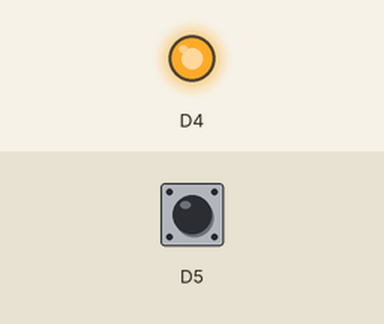
A program run on a simulated ESP8266 (Wemos D1 mini). Shown: output pins drawn as LEDs (lit = HIGH). The inputs (shaded band) are chosen by the test bench; at power-on: D5 HIGH.

Above: at 0.1 s.
Timing chart, 0 to 1.6 s (numbered marks = the images above):
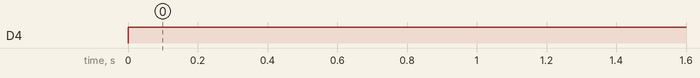

Measured:
- by itself, D4: LOW → HIGH at 0.00 s

The program:

main.cpp
```cpp
//I Sechan Bae, 000803348 certify that this material is my original work. No other person's work has been used without due acknowledgement. I have not made my work available to anyone else."
#include <Arduino.h>
bool buttonState=false;
void setup() {
  // configure the USB serial monitor
  Serial.begin(115200);

  // configure pin D5 as digital input - this is the pushbutton
  pinMode(D5, INPUT_PULLUP);

  // configure pin D4 as a digital output - this is the LED
  pinMode(D4, OUTPUT);

}


void loop() {
  if(digitalRead(D5)==0){
    buttonState=!buttonState;
  }
  if(buttonState==true){
    analogWrite(D4,analogRead(A0));
  }
  else{
    digitalWrite(D4,1);
  }
  delay(300);
}
```
